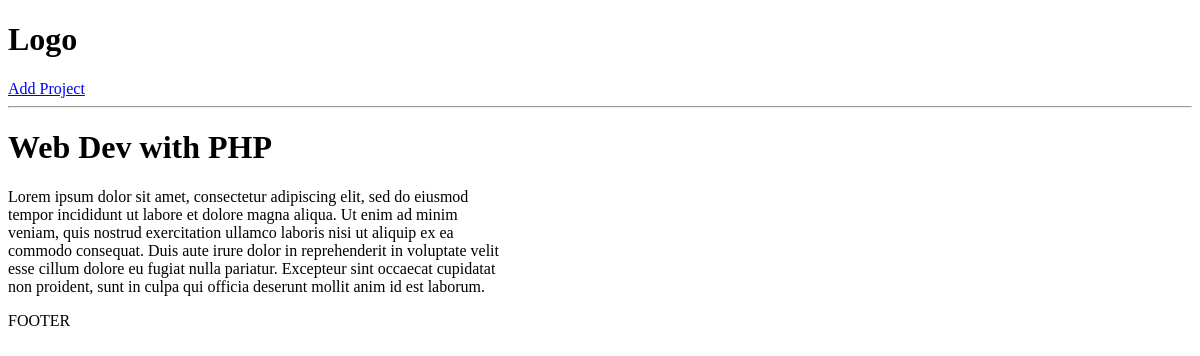
Page /project/36c096e7-208b-4b8c-93f0-55944f36fb85/ on the earlier database version.
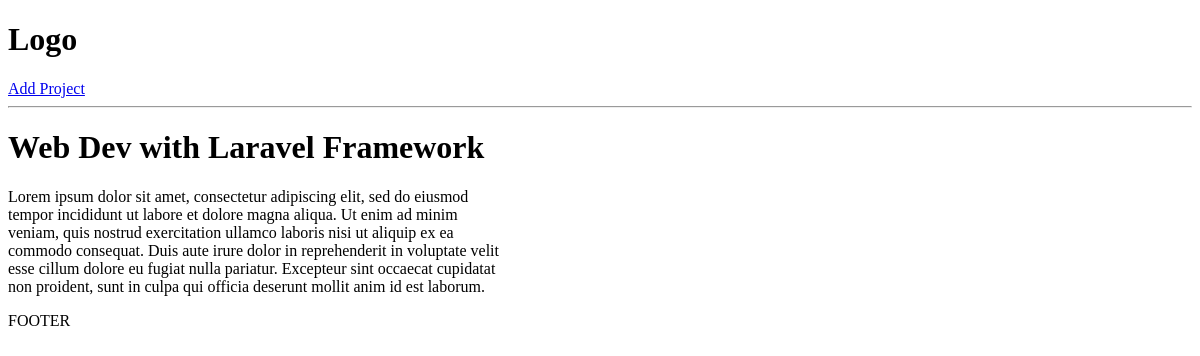
Same page on the later database version.
### projects/models.py (models this page shows, shortened)
class Project(models.Model):
    title = models.CharField(max_length=200)
    description = models.TextField(null=True, blank=True)
    demo_link = models.CharField(max_length=2000, null=True, blank=True)
    source_link = models.CharField(max_length=2000, null=True, blank=True)
    created = models.DateTimeField(auto_now_add=True)
    id = models.UUIDField(default=uuid.uuid4, unique=True, primary_key=True, editable=False)
    tags = models.ManyToManyField('Tag', blank=True)
    vote_total = models.IntegerField(default=0, null=True, blank=True)
    vote_ratio = models.IntegerField(default=0, null=True, blank=True)

### projects/views.py (the view)
# urls.py: path('project/<str:pk>/', views.project, name='project'),
def project(request, pk):
    result = Project.objects.get(id=pk)
    return render(request, 'single-project.html',
                  {'project': result})

### projects/templates/single-project.html (shortened to what this page needs)
{% extends 'base.html' %}
{% block content %}
<h1>{{project.title}}</h1>
<p style="width: 500px">{{project.description}}</p>
{% endblock %}

Differences in the rows shown:
changed Project: title "Web Dev with PHP" → "Web Dev with Laravel Framework"
